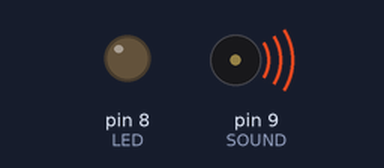
Bench run of a sketch on a simulated Arduino Uno, built with avr-gcc and run on an emulated ATmega328P. Parts: output pins drawn as LEDs (lit = HIGH), buzzer (waves = sounding).

Above: at 0.03 s.
At 11.84 s:
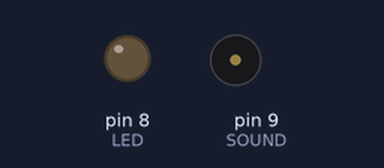
Timing chart, 0 to 12.7 s (numbered marks = the images above):
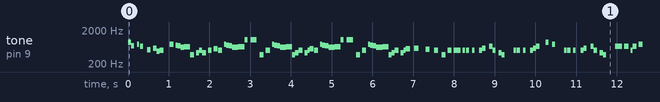

Measured:
- by itself, tone on pin 9 (SOUND): plays 860 Hz for 0.08 s, 700 Hz for 0.08 s, 760 Hz for 0.05 s, 660 Hz for 0.08 s, 520 Hz for 0.08 s, 580 Hz for 0.08 s … (704 notes in this stretch)

The sketch:

20210202_parctice.ino
```cpp
const int LED = 8;
const int SOUND = 9;

// 핀 번호 8번
void setup() {
  pinMode(LED, OUTPUT);
  pinMode(SOUND, OUTPUT);
}

void loop() {

//  digitalWrite(LED, HIGH);
//  digitalWrite(SOUND, HIGH);
//  delay(100);
//  digitalWrite(SOUND, LOW);
//  delay(100);
//  delay(1000);
//
//
//  digitalWrite(LED, LOW);
//  for(int i = 0; i < 3; i++){
//    digitalWrite(SOUND, HIGH);
//    delay(100);
//    digitalWrite(SOUND, LOW);
//    delay(100);
//  }
//  delay(1000);

    noTone(9);
    tone(9, 860, 100);
    delay(75);

    noTone(9);
    tone(9, 700, 80);
    delay(150);

    tone(9, 760, 50);
 delay(75);
 noTone(9);
 tone(9, 660, 80);
 delay(175);
 noTone(9);
 tone(9, 520, 80);
 delay(150);
 noTone(9);
 tone(9, 580, 80);
 delay(75);
 noTone(9);
 tone(9, 480, 80);
 delay(75);
 noTone(9);
 tone(9, 500, 100);
 delay(250);
 noTone(9);
 tone(9, 760, 100);
 delay(150);
 noTone(9);
 tone(9, 720, 100);
 delay(50);
 noTone(9);
 tone(9, 680, 100);
 delay(75);
 noTone(9);
 tone(9, 620, 150);
 delay(75);
 noTone(9);
 tone(9, 650, 150);
 delay(150);
 noTone(9);
 tone(9, 380, 100);
 delay(150);
 noTone(9);
 tone(9, 430, 100);
 delay(75);
 noTone(9);
 tone(9, 500, 100);
 delay(75);
 noTone(9);
 tone(9, 430, 100);
 delay(150);
 noTone(9);
 tone(9, 500, 100);
 delay(75);
 noTone(9);
 delay(50);
 tone(9, 570, 100);
 delay(110);
 tone(9, 500, 100);
 delay(150);
 tone(9, 760, 100);
 delay(50);
 tone(9, 720, 100);
 delay(75);
 tone(9, 680, 100);
 delay(75);
 tone(9, 620, 150);
 delay(150);
 tone(9, 650, 200);
 delay(150);
 tone(9, 1020, 80);
 delay(150);
 tone(9, 1020, 80);
 delay(75);
 tone(9, 1020, 80);
 delay(150);
 tone(9, 380, 100);
 delay(150);
 tone(9, 500, 100);
 delay(150);
 tone(9, 760, 100);
 delay(50);
 tone(9, 720, 100);
 delay(75);
 tone(9, 680, 100);
 delay(75);
 tone(9, 620, 150);
 delay(150);
 tone(9, 650, 150);
 delay(150);
 tone(9, 380, 100);
 delay(75);
  tone(9, 430, 100);
 delay(75);
 tone(9, 500, 100);
 delay(150);
 tone(9, 430, 100);
 delay(75);
 tone(9, 500, 100);
 delay(50);
 tone(9, 570, 100);
 delay(110);
 tone(9, 500, 100);
 delay(150);
 tone(9, 760, 100);
 delay(50);
 tone(9, 720, 100);
 delay(75);
 tone(9, 680, 100);
 delay(75);
 tone(9, 620, 150);
 delay(150);
 tone(9, 650, 200);
 delay(150);
 tone(9, 1020, 80);
 delay(150);
 tone(9, 1020, 80);
 delay(75);
 tone(9, 1020, 80);
 delay(150);
 tone(9, 380, 100);
 delay(150);
 tone(9, 500, 100);
 delay(150);
 tone(9, 760, 100);
 delay(50);
 tone(9, 720, 100);
 delay(75);
 tone(9, 680, 100);
 delay(75);
 tone(9, 620, 150);
 delay(150);
 tone(9, 650, 150);
 delay(150);
 tone(9, 380, 100);
 delay(75);
 tone(9, 430, 100);
 delay(75);
 tone(9, 500, 100);
 delay(150);
 tone(9, 430, 100);
 delay(75);
 tone(9, 500, 100);
 delay(50);
 tone(9, 570, 100);
 delay(210);
 tone(9, 585, 100);
 delay(275);
 tone(9, 550, 100);
 delay(210);
 tone(9, 500, 100);
 delay(180);
 tone(9, 380, 100);
 delay(150);
 tone(9, 500, 100);
 delay(150);
 tone(9, 500, 100);
 delay(75);
 tone(9, 500, 100);
 delay(150);
 tone(9, 500, 60);
 delay(75);
 tone(9, 500, 80);
 delay(150);
 tone(9, 500, 60);
 delay(175);
 tone(9, 500, 80);
 delay(75);
 tone(9, 580, 80);
 delay(175);
 tone(9, 660, 80);
 delay(75);
 tone(9, 500, 80);
 delay(150);
 tone(9, 430, 80);
 delay(75);
 tone(9, 380, 80);
 delay(300);
 tone(9, 500, 60);
 delay(75);
 tone(9, 500, 80);
 delay(150);
 tone(9, 500, 60);
 delay(175);
 tone(9, 500, 80);
 delay(75);
 tone(9, 580, 80);
 delay(75);
 tone(9, 660, 80);
 delay(225);
 tone(9, 870, 80);
 delay(162);
 tone(9, 760, 80);
 delay(300);
 tone(9, 500, 60);
 delay(75);
 tone(9, 500, 80);
 delay(150);
 tone(9, 500, 60);
delay(175);
 tone(9, 500, 80);
 delay(75);
 tone(9, 580, 80);
 delay(175);
 tone(9, 660, 80);
 delay(75);
 tone(9, 500, 80);
 delay(150);
 tone(9, 430, 80);
 delay(75);
 tone(9, 380, 80);
 delay(300);
 tone(9, 660, 100);
 delay(75);
 tone(9, 660, 100);
 delay(150);
 tone(9, 660, 100);
 delay(150);
 tone(9, 510, 100);
 delay(50);
 tone(9, 660, 100);
 delay(150);
 tone(9, 770, 100);
 delay(225);
 tone(9, 380, 100);
 delay(1000);
 tone(9, 440, 200);
 delay(200);
 delay(200);
 tone(9, 440, 400);
 delay(200);
 delay(200);
 delay(5000);
}
```
